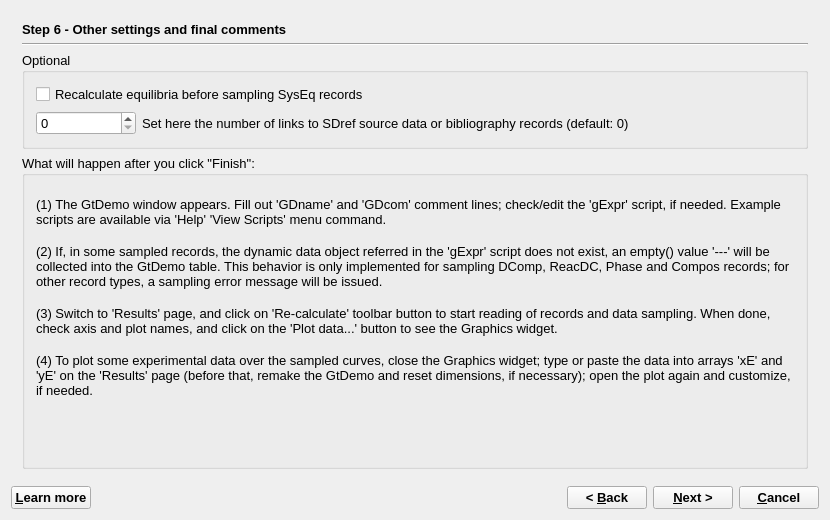
<?xml version="1.0" encoding="UTF-8"?>
<ui version="4.0">
 <class>GtDemoWizardData</class>
 <widget class="QDialog" name="GtDemoWizardData">
  <property name="windowModality">
   <enum>Qt::WindowModal</enum>
  </property>
  <property name="geometry">
   <rect>
    <x>0</x>
    <y>0</y>
    <width>830</width>
    <height>520</height>
   </rect>
  </property>
  <property name="font">
   <font>
    <pointsize>10</pointsize>
   </font>
  </property>
  <property name="windowTitle">
   <string>GEM-Selektor Proces</string>
  </property>
  <property name="modal">
   <bool>true</bool>
  </property>
  <layout class="QGridLayout" name="gridLayout_3">
   <item row="0" column="0" colspan="5">
    <widget class="QStackedWidget" name="stackedWidget">
     <property name="mouseTracking">
      <bool>false</bool>
     </property>
     <property name="acceptDrops">
      <bool>false</bool>
     </property>
     <property name="autoFillBackground">
      <bool>false</bool>
     </property>
     <property name="frameShape">
      <enum>QFrame::NoFrame</enum>
     </property>
     <property name="frameShadow">
      <enum>QFrame::Plain</enum>
     </property>
     <property name="currentIndex">
      <number>5</number>
     </property>
     <widget class="QWidget" name="page">
      <layout class="QGridLayout" name="gridLayout_2">
       <item row="0" column="0">
        <widget class="QLabel" name="pageName">
         <property name="sizePolicy">
          <sizepolicy hsizetype="Preferred" vsizetype="Fixed">
           <horstretch>0</horstretch>
           <verstretch>0</verstretch>
          </sizepolicy>
         </property>
         <property name="font">
          <font>
           <pointsize>10</pointsize>
           <bold>true</bold>
          </font>
         </property>
         <property name="text">
          <string>Step 1 - Generic tabulation and Demonstration (GtDemo) task configuration</string>
         </property>
        </widget>
       </item>
       <item row="1" column="0" colspan="2">
        <widget class="Line" name="line">
         <property name="orientation">
          <enum>Qt::Horizontal</enum>
         </property>
        </widget>
       </item>
       <item row="2" column="0">
        <widget class="QLabel" name="textLabel10">
         <property name="sizePolicy">
          <sizepolicy hsizetype="Preferred" vsizetype="Preferred">
           <horstretch>0</horstretch>
           <verstretch>0</verstretch>
          </sizepolicy>
         </property>
         <property name="frameShape">
          <enum>QFrame::NoFrame</enum>
         </property>
         <property name="frameShadow">
          <enum>QFrame::Plain</enum>
         </property>
         <property name="text">
          <string>GtDemo is a tool for sampling numbers from multiple project database records into a table that can be plotted, exported, or copy-pasted to other programs such as spreadsheets. 

In this page, select a record type to be sampled; particular existing records can be chosen in the next wizard page.

If the Process record type is chosen, only one Process record must be selected (in Step 2 wizard page); all SysEq records generated and saved by this Process will also be selectable (in wizard Step 3 page) for GtDemo sampling.

To collect different parameters and results, several GtDemo records can be created to sample the same set of database records.

To tell the GtDemo module what data objects to sample, a script must be provided in the Gexpr field. A simple initial script can be automatically  created using property- and item selection lists in Step 4 page of this wizard. Example scripts can also be found via the 'Help'  'View Scripts...' menu command.</string>
         </property>
         <property name="textFormat">
          <enum>Qt::AutoText</enum>
         </property>
         <property name="scaledContents">
          <bool>false</bool>
         </property>
         <property name="wordWrap">
          <bool>true</bool>
         </property>
         <property name="margin">
          <number>0</number>
         </property>
         <property name="openExternalLinks">
          <bool>false</bool>
         </property>
        </widget>
       </item>
       <item row="2" column="1">
        <widget class="QGroupBox" name="groupBox_7">
         <property name="title">
          <string>Select a record type </string>
         </property>
         <layout class="QVBoxLayout">
          <item>
           <widget class="QRadioButton" name="psIC">
            <property name="text">
             <string>&amp;IComp</string>
            </property>
            <property name="shortcut">
             <string>Alt+I</string>
            </property>
            <property name="checked">
             <bool>false</bool>
            </property>
           </widget>
          </item>
          <item>
           <widget class="QRadioButton" name="psDC">
            <property name="text">
             <string>D&amp;Comp</string>
            </property>
            <property name="shortcut">
             <string>Alt+C</string>
            </property>
            <property name="checked">
             <bool>false</bool>
            </property>
           </widget>
          </item>
          <item>
           <widget class="QRadioButton" name="psRE">
            <property name="text">
             <string>&amp;ReacDC</string>
            </property>
            <property name="shortcut">
             <string>Alt+R</string>
            </property>
            <property name="checked">
             <bool>false</bool>
            </property>
           </widget>
          </item>
          <item>
           <widget class="QRadioButton" name="psRP">
            <property name="text">
             <string>R&amp;TParm</string>
            </property>
            <property name="shortcut">
             <string>Alt+T</string>
            </property>
            <property name="checked">
             <bool>false</bool>
            </property>
           </widget>
          </item>
          <item>
           <widget class="QRadioButton" name="psPH">
            <property name="text">
             <string>P&amp;hase</string>
            </property>
            <property name="shortcut">
             <string>Alt+H</string>
            </property>
            <property name="checked">
             <bool>false</bool>
            </property>
           </widget>
          </item>
          <item>
           <widget class="QRadioButton" name="psBC">
            <property name="text">
             <string>C&amp;ompos</string>
            </property>
            <property name="shortcut">
             <string>Alt+O</string>
            </property>
            <property name="checked">
             <bool>false</bool>
            </property>
           </widget>
          </item>
          <item>
           <widget class="QRadioButton" name="psST">
            <property name="text">
             <string>&amp;SysEq</string>
            </property>
            <property name="shortcut">
             <string>Alt+S</string>
            </property>
            <property name="checked">
             <bool>true</bool>
            </property>
           </widget>
          </item>
          <item>
           <widget class="QRadioButton" name="psPE">
            <property name="text">
             <string>&amp;Process</string>
            </property>
            <property name="shortcut">
             <string>Alt+P</string>
            </property>
           </widget>
          </item>
          <item>
           <widget class="QLabel" name="textLabel1_3">
            <property name="text">
             <string>Under Construction</string>
            </property>
            <property name="wordWrap">
             <bool>false</bool>
            </property>
           </widget>
          </item>
          <item>
           <widget class="QRadioButton" name="psUT">
            <property name="enabled">
             <bool>false</bool>
            </property>
            <property name="text">
             <string>&amp;DualTh</string>
            </property>
            <property name="shortcut">
             <string>Alt+D</string>
            </property>
           </widget>
          </item>
          <item>
           <widget class="QRadioButton" name="psPB">
            <property name="enabled">
             <bool>false</bool>
            </property>
            <property name="text">
             <string>&amp;UnSpace</string>
            </property>
            <property name="shortcut">
             <string>Alt+U</string>
            </property>
            <property name="checked">
             <bool>false</bool>
            </property>
           </widget>
          </item>
          <item>
           <widget class="QRadioButton" name="psTR">
            <property name="enabled">
             <bool>false</bool>
            </property>
            <property name="text">
             <string>&amp;GEM2MT</string>
            </property>
            <property name="shortcut">
             <string>Alt+G</string>
            </property>
           </widget>
          </item>
         </layout>
        </widget>
       </item>
      </layout>
     </widget>
     <widget class="QWidget" name="page_6">
      <layout class="QGridLayout" name="gridLayout_4">
       <item row="4" column="0">
        <widget class="QToolButton" name="bPrFilter">
         <property name="text">
          <string>...</string>
         </property>
         <property name="icon">
          <iconset resource="../GUI.qrc">
           <normaloff>:/menu/Icons/SetKeyTemplateIcon.png</normaloff>:/menu/Icons/SetKeyTemplateIcon.png</iconset>
         </property>
        </widget>
       </item>
       <item row="4" column="1" colspan="2">
        <widget class="QLineEdit" name="linePrFilter">
         <property name="readOnly">
          <bool>true</bool>
         </property>
        </widget>
       </item>
       <item row="0" column="0" colspan="2">
        <widget class="QLabel" name="label_5">
         <property name="sizePolicy">
          <sizepolicy hsizetype="Preferred" vsizetype="Fixed">
           <horstretch>0</horstretch>
           <verstretch>0</verstretch>
          </sizepolicy>
         </property>
         <property name="font">
          <font>
           <pointsize>10</pointsize>
           <bold>true</bold>
          </font>
         </property>
         <property name="text">
          <string>Step 2 - Selection of Process record</string>
         </property>
        </widget>
       </item>
       <item row="2" column="2">
        <widget class="QCheckBox" name="checkPrFull">
         <property name="sizePolicy">
          <sizepolicy hsizetype="Maximum" vsizetype="Fixed">
           <horstretch>0</horstretch>
           <verstretch>0</verstretch>
          </sizepolicy>
         </property>
         <property name="text">
          <string>Full-list selection</string>
         </property>
        </widget>
       </item>
       <item row="1" column="0" colspan="3">
        <widget class="Line" name="line_6">
         <property name="orientation">
          <enum>Qt::Horizontal</enum>
         </property>
        </widget>
       </item>
       <item row="2" column="0" colspan="2">
        <widget class="QLabel" name="label_32">
         <property name="text">
          <string>To (re)select Process record, activate the 'Full-list selection' checkbox; toggle it back to see only the selected record again. Use the filtering settings below to show only relevant records. The SysEq records generated by the selected Process (if present) wil be shown for selection in Step 3 wizard page.</string>
         </property>
         <property name="wordWrap">
          <bool>true</bool>
         </property>
        </widget>
       </item>
      </layout>
     </widget>
     <widget class="QWidget" name="page_5">
      <layout class="QGridLayout" name="gridLayout_5">
       <item row="3" column="2" colspan="2">
        <widget class="QPushButton" name="bSelectAll">
         <property name="text">
          <string>Select all</string>
         </property>
        </widget>
       </item>
       <item row="2" column="3" colspan="2">
        <widget class="QCheckBox" name="checkFull">
         <property name="text">
          <string>Full-list selection</string>
         </property>
        </widget>
       </item>
       <item row="3" column="4">
        <widget class="QPushButton" name="bClearAll">
         <property name="text">
          <string>Clear selection</string>
         </property>
        </widget>
       </item>
       <item row="3" column="1">
        <widget class="QLineEdit" name="lineFilter">
         <property name="readOnly">
          <bool>true</bool>
         </property>
        </widget>
       </item>
       <item row="1" column="0" colspan="5">
        <widget class="Line" name="line_7">
         <property name="orientation">
          <enum>Qt::Horizontal</enum>
         </property>
        </widget>
       </item>
       <item row="3" column="0">
        <widget class="QToolButton" name="bFilter">
         <property name="text">
          <string>...</string>
         </property>
         <property name="icon">
          <iconset resource="../GUI.qrc">
           <normaloff>:/menu/Icons/SetKeyTemplateIcon.png</normaloff>:/menu/Icons/SetKeyTemplateIcon.png</iconset>
         </property>
        </widget>
       </item>
       <item row="0" column="0" colspan="5">
        <widget class="QLabel" name="label_6">
         <property name="sizePolicy">
          <sizepolicy hsizetype="Preferred" vsizetype="Fixed">
           <horstretch>0</horstretch>
           <verstretch>0</verstretch>
          </sizepolicy>
         </property>
         <property name="font">
          <font>
           <pointsize>10</pointsize>
           <bold>true</bold>
          </font>
         </property>
         <property name="text">
          <string>Step 3 - Selection of some or all record keys for data sampling</string>
         </property>
        </widget>
       </item>
       <item row="2" column="0" colspan="3">
        <widget class="QLabel" name="label_33">
         <property name="text">
          <string>To (re)select keys of records to be sampled to GtDemo table, activate the 'Full-list selection' checkbox; toggle it back to see only the selected records again. Use the filtering settings below to show only relevant records. </string>
         </property>
         <property name="wordWrap">
          <bool>true</bool>
         </property>
        </widget>
       </item>
      </layout>
     </widget>
     <widget class="QWidget" name="page_3">
      <layout class="QVBoxLayout" name="verticalLayout_2">
       <item>
        <widget class="QLabel" name="label_7">
         <property name="sizePolicy">
          <sizepolicy hsizetype="Preferred" vsizetype="Fixed">
           <horstretch>0</horstretch>
           <verstretch>0</verstretch>
          </sizepolicy>
         </property>
         <property name="font">
          <font>
           <pointsize>10</pointsize>
           <bold>true</bold>
          </font>
         </property>
         <property name="text">
          <string>Step 4 - Selection of items to sample/plot script (to retain the old script, just click 'Next &gt;' )</string>
         </property>
        </widget>
       </item>
      </layout>
     </widget>
     <widget class="QWidget" name="page_2">
      <layout class="QVBoxLayout" name="verticalLayout_3">
       <item>
        <widget class="QLabel" name="label">
         <property name="sizePolicy">
          <sizepolicy hsizetype="Preferred" vsizetype="Fixed">
           <horstretch>0</horstretch>
           <verstretch>0</verstretch>
          </sizepolicy>
         </property>
         <property name="font">
          <font>
           <pointsize>10</pointsize>
           <bold>true</bold>
          </font>
         </property>
         <property name="text">
          <string>Step 5 - Set or change Important data object dimensions (for advanced users)</string>
         </property>
        </widget>
       </item>
       <item>
        <widget class="Line" name="line_2">
         <property name="orientation">
          <enum>Qt::Horizontal</enum>
         </property>
        </widget>
       </item>
       <item>
        <widget class="QLabel" name="label_2">
         <property name="text">
          <string>Spin boxes below define the dynamic memory configuration for this GtDemo data sampler.

Optional 'gd_wc' vector and 'gQp' table can be allocated to store intermediate values used in the 'gExpr' sampling script for the data recalculation.

Optional 'xE', 'yE' arrays can be used to plot the experimental data over sampled values. </string>
         </property>
         <property name="wordWrap">
          <bool>true</bool>
         </property>
        </widget>
       </item>
       <item>
        <widget class="QGroupBox" name="groupBox_4">
         <property name="title">
          <string>Dimensions of sampled, intermediate, and experimental data</string>
         </property>
         <layout class="QGridLayout" name="gridLayout">
          <item row="0" column="0">
           <widget class="QSpinBox" name="pGraphY">
            <property name="sizePolicy">
             <sizepolicy hsizetype="Fixed" vsizetype="Fixed">
              <horstretch>0</horstretch>
              <verstretch>0</verstretch>
             </sizepolicy>
            </property>
            <property name="minimumSize">
             <size>
              <width>50</width>
              <height>0</height>
             </size>
            </property>
            <property name="minimum">
             <number>0</number>
            </property>
            <property name="maximum">
             <number>2000</number>
            </property>
            <property name="value">
             <number>1</number>
            </property>
           </widget>
          </item>
          <item row="0" column="1">
           <widget class="QLabel" name="TextLabel1_2">
            <property name="text">
             <string>Number of columns in the 'y0' table (from 1 to 2000) to keep the data sampled by the 'gExpr' math script. Number of rows in 'y0' table will correspond to the total number of sampled records.</string>
            </property>
            <property name="alignment">
             <set>Qt::AlignVCenter</set>
            </property>
            <property name="wordWrap">
             <bool>true</bool>
            </property>
            <property name="buddy">
             <cstring>pGraphY</cstring>
            </property>
           </widget>
          </item>
          <item row="1" column="0">
           <widget class="QSpinBox" name="pGraphX">
            <property name="sizePolicy">
             <sizepolicy hsizetype="Fixed" vsizetype="Fixed">
              <horstretch>0</horstretch>
              <verstretch>0</verstretch>
             </sizepolicy>
            </property>
            <property name="minimumSize">
             <size>
              <width>50</width>
              <height>0</height>
             </size>
            </property>
            <property name="minimum">
             <number>0</number>
            </property>
            <property name="maximum">
             <number>60</number>
            </property>
            <property name="value">
             <number>1</number>
            </property>
           </widget>
          </item>
          <item row="1" column="1">
           <widget class="QLabel" name="TextLabel1_3">
            <property name="text">
             <string>Number of columns in the 'x0' table (from 1 to 20) to keep the data sampled by the 'gExpr' math script. Number of rows in 'x0' table will correspond to the total number of sampled records.</string>
            </property>
            <property name="alignment">
             <set>Qt::AlignVCenter</set>
            </property>
            <property name="wordWrap">
             <bool>true</bool>
            </property>
            <property name="buddy">
             <cstring>pGraphY</cstring>
            </property>
           </widget>
          </item>
          <item row="2" column="0">
           <widget class="QSpinBox" name="pNwc">
            <property name="sizePolicy">
             <sizepolicy hsizetype="Fixed" vsizetype="Fixed">
              <horstretch>0</horstretch>
              <verstretch>0</verstretch>
             </sizepolicy>
            </property>
            <property name="minimumSize">
             <size>
              <width>50</width>
              <height>0</height>
             </size>
            </property>
            <property name="minimum">
             <number>0</number>
            </property>
            <property name="maximum">
             <number>999</number>
            </property>
            <property name="value">
             <number>1</number>
            </property>
           </widget>
          </item>
          <item row="2" column="1">
           <widget class="QLabel" name="TextLabel1">
            <property name="text">
             <string>Optional: number of cells in 'gd_wc' vector for intermediate data. Default: 1.</string>
            </property>
            <property name="alignment">
             <set>Qt::AlignVCenter</set>
            </property>
            <property name="wordWrap">
             <bool>true</bool>
            </property>
            <property name="buddy">
             <cstring>pNwc</cstring>
            </property>
           </widget>
          </item>
          <item row="3" column="0">
           <widget class="QSpinBox" name="pNqp">
            <property name="sizePolicy">
             <sizepolicy hsizetype="Fixed" vsizetype="Fixed">
              <horstretch>0</horstretch>
              <verstretch>0</verstretch>
             </sizepolicy>
            </property>
            <property name="minimumSize">
             <size>
              <width>50</width>
              <height>0</height>
             </size>
            </property>
            <property name="minimum">
             <number>0</number>
            </property>
            <property name="maximum">
             <number>20</number>
            </property>
            <property name="value">
             <number>0</number>
            </property>
           </widget>
          </item>
          <item row="3" column="1">
           <widget class="QLabel" name="TextLabel2">
            <property name="text">
             <string>Optional: Number of columns in 'gQp' table for intermediate data. Default: 0. Number of rows in 'gQp' table will correspond to the total number of sampled records.</string>
            </property>
            <property name="alignment">
             <set>Qt::AlignVCenter</set>
            </property>
            <property name="wordWrap">
             <bool>true</bool>
            </property>
            <property name="buddy">
             <cstring>pNqp</cstring>
            </property>
           </widget>
          </item>
          <item row="4" column="0">
           <widget class="QSpinBox" name="pELine">
            <property name="sizePolicy">
             <sizepolicy hsizetype="Fixed" vsizetype="Fixed">
              <horstretch>0</horstretch>
              <verstretch>0</verstretch>
             </sizepolicy>
            </property>
            <property name="minimumSize">
             <size>
              <width>50</width>
              <height>0</height>
             </size>
            </property>
            <property name="minimum">
             <number>0</number>
            </property>
            <property name="maximum">
             <number>1000</number>
            </property>
           </widget>
          </item>
          <item row="4" column="1">
           <widget class="QLabel" name="TextLabel1_2_2">
            <property name="text">
             <string>Optional: Number of rows in 'xE', 'yE' arrays (0 to 1000). Default: 0 (not allocated).</string>
            </property>
            <property name="alignment">
             <set>Qt::AlignVCenter</set>
            </property>
            <property name="wordWrap">
             <bool>true</bool>
            </property>
            <property name="buddy">
             <cstring>pELine</cstring>
            </property>
           </widget>
          </item>
          <item row="5" column="0">
           <widget class="QSpinBox" name="pECol">
            <property name="sizePolicy">
             <sizepolicy hsizetype="Fixed" vsizetype="Fixed">
              <horstretch>0</horstretch>
              <verstretch>0</verstretch>
             </sizepolicy>
            </property>
            <property name="minimumSize">
             <size>
              <width>50</width>
              <height>0</height>
             </size>
            </property>
            <property name="minimum">
             <number>0</number>
            </property>
            <property name="maximum">
             <number>100</number>
            </property>
            <property name="value">
             <number>1</number>
            </property>
           </widget>
          </item>
          <item row="5" column="1">
           <widget class="QLabel" name="TextLabel1_2_2_2">
            <property name="text">
             <string>Optional: Number of columns in 'yE' array (0 to 100). Default: 1.</string>
            </property>
            <property name="wordWrap">
             <bool>true</bool>
            </property>
            <property name="buddy">
             <cstring>pECol</cstring>
            </property>
           </widget>
          </item>
         </layout>
        </widget>
       </item>
      </layout>
     </widget>
     <widget class="QWidget" name="page_4">
      <layout class="QVBoxLayout" name="verticalLayout_4">
       <item>
        <widget class="QLabel" name="label_3">
         <property name="sizePolicy">
          <sizepolicy hsizetype="Preferred" vsizetype="Fixed">
           <horstretch>0</horstretch>
           <verstretch>0</verstretch>
          </sizepolicy>
         </property>
         <property name="font">
          <font>
           <pointsize>10</pointsize>
           <bold>true</bold>
          </font>
         </property>
         <property name="text">
          <string>Step 6 - Other settings and final comments</string>
         </property>
        </widget>
       </item>
       <item>
        <widget class="Line" name="line_4">
         <property name="orientation">
          <enum>Qt::Horizontal</enum>
         </property>
        </widget>
       </item>
       <item>
        <widget class="QGroupBox" name="groupBox_5">
         <property name="sizePolicy">
          <sizepolicy hsizetype="Preferred" vsizetype="Maximum">
           <horstretch>0</horstretch>
           <verstretch>0</verstretch>
          </sizepolicy>
         </property>
         <property name="title">
          <string>Optional</string>
         </property>
         <layout class="QGridLayout" name="gridLayout_6">
          <item row="1" column="0">
           <widget class="QSpinBox" name="spinBox18">
            <property name="sizePolicy">
             <sizepolicy hsizetype="Fixed" vsizetype="Fixed">
              <horstretch>0</horstretch>
              <verstretch>0</verstretch>
             </sizepolicy>
            </property>
            <property name="minimumSize">
             <size>
              <width>100</width>
              <height>0</height>
             </size>
            </property>
            <property name="maximum">
             <number>4</number>
            </property>
           </widget>
          </item>
          <item row="1" column="1">
           <widget class="QLabel" name="textLabel11">
            <property name="sizePolicy">
             <sizepolicy hsizetype="Preferred" vsizetype="Preferred">
              <horstretch>0</horstretch>
              <verstretch>0</verstretch>
             </sizepolicy>
            </property>
            <property name="text">
             <string>Set here the number of links to SDref source data or bibliography records (default: 0)</string>
            </property>
            <property name="wordWrap">
             <bool>false</bool>
            </property>
            <property name="buddy">
             <cstring>spinBox18</cstring>
            </property>
           </widget>
          </item>
          <item row="0" column="0" colspan="2">
           <widget class="QCheckBox" name="calcSys">
            <property name="text">
             <string>Recalculate equilibria before sampling SysEq records</string>
            </property>
           </widget>
          </item>
         </layout>
        </widget>
       </item>
       <item>
        <widget class="QGroupBox" name="groupBox_6">
         <property name="title">
          <string>What will happen after you click &quot;Finish&quot;:</string>
         </property>
         <layout class="QVBoxLayout" name="verticalLayout">
          <item>
           <widget class="QLabel" name="textLabel13">
            <property name="text">
             <string>(1) The GtDemo window appears. Fill out 'GDname' and 'GDcom' comment lines; check/edit the 'gExpr' script, if needed. Example scripts are available via 'Help' 'View Scripts' menu command.</string>
            </property>
            <property name="alignment">
             <set>Qt::AlignVCenter</set>
            </property>
            <property name="wordWrap">
             <bool>true</bool>
            </property>
           </widget>
          </item>
          <item>
           <widget class="QLabel" name="textLabel12">
            <property name="text">
             <string>(2) If, in some sampled records, the dynamic data object referred in the 'gExpr' script does not exist, an empty() value '---' will be collected into the GtDemo table. This behavior is only implemented for sampling DComp, ReacDC, Phase and Compos records; for other record types, a sampling error message will be issued.</string>
            </property>
            <property name="alignment">
             <set>Qt::AlignVCenter</set>
            </property>
            <property name="wordWrap">
             <bool>true</bool>
            </property>
           </widget>
          </item>
          <item>
           <widget class="QLabel" name="textLabel14">
            <property name="text">
             <string>(3) Switch to 'Results' page, and click on 'Re-calculate' toolbar button to start reading of records and data sampling. When done, check axis and plot names, and click on the 'Plot data...' button to see the Graphics widget.</string>
            </property>
            <property name="alignment">
             <set>Qt::AlignVCenter</set>
            </property>
            <property name="wordWrap">
             <bool>true</bool>
            </property>
           </widget>
          </item>
          <item>
           <widget class="QLabel" name="textLabel15">
            <property name="text">
             <string>(4) To plot some experimental data over the sampled curves, close the Graphics widget; type or paste the data into arrays 'xE' and 'yE' on the 'Results' page (before that, remake the GtDemo and reset dimensions, if necessary); open the plot again and customize, if needed.</string>
            </property>
            <property name="alignment">
             <set>Qt::AlignVCenter</set>
            </property>
            <property name="wordWrap">
             <bool>true</bool>
            </property>
           </widget>
          </item>
          <item>
           <widget class="QLabel" name="textLabel13_2">
            <property name="text">
             <string/>
            </property>
            <property name="alignment">
             <set>Qt::AlignVCenter</set>
            </property>
            <property name="wordWrap">
             <bool>true</bool>
            </property>
           </widget>
          </item>
         </layout>
        </widget>
       </item>
      </layout>
     </widget>
    </widget>
   </item>
   <item row="1" column="0">
    <widget class="QPushButton" name="pHelp">
     <property name="font">
      <font>
       <pointsize>10</pointsize>
       <bold>true</bold>
      </font>
     </property>
     <property name="text">
      <string>&amp;Learn more</string>
     </property>
     <property name="shortcut">
      <string>F1</string>
     </property>
    </widget>
   </item>
   <item row="1" column="1">
    <spacer name="sp_1">
     <property name="orientation">
      <enum>Qt::Horizontal</enum>
     </property>
     <property name="sizeHint" stdset="0">
      <size>
       <width>353</width>
       <height>20</height>
      </size>
     </property>
    </spacer>
   </item>
   <item row="1" column="2">
    <widget class="QPushButton" name="pBack">
     <property name="font">
      <font>
       <pointsize>10</pointsize>
       <bold>true</bold>
      </font>
     </property>
     <property name="text">
      <string>&lt; &amp;Back</string>
     </property>
    </widget>
   </item>
   <item row="1" column="3">
    <widget class="QPushButton" name="pNext">
     <property name="font">
      <font>
       <pointsize>10</pointsize>
       <bold>true</bold>
      </font>
     </property>
     <property name="text">
      <string>&amp;Next &gt;</string>
     </property>
    </widget>
   </item>
   <item row="1" column="4">
    <widget class="QPushButton" name="pCancel">
     <property name="font">
      <font>
       <pointsize>10</pointsize>
       <bold>true</bold>
      </font>
     </property>
     <property name="text">
      <string>&amp;Cancel</string>
     </property>
    </widget>
   </item>
  </layout>
 </widget>
 <layoutdefault spacing="6" margin="11"/>
 <tabstops>
  <tabstop>psIC</tabstop>
  <tabstop>psDC</tabstop>
  <tabstop>psRE</tabstop>
  <tabstop>psRP</tabstop>
  <tabstop>psPH</tabstop>
  <tabstop>psBC</tabstop>
  <tabstop>psST</tabstop>
  <tabstop>psPE</tabstop>
  <tabstop>psUT</tabstop>
  <tabstop>psPB</tabstop>
  <tabstop>psTR</tabstop>
  <tabstop>pGraphY</tabstop>
  <tabstop>pNwc</tabstop>
  <tabstop>pNqp</tabstop>
  <tabstop>pELine</tabstop>
  <tabstop>pECol</tabstop>
  <tabstop>pHelp</tabstop>
  <tabstop>pBack</tabstop>
  <tabstop>pNext</tabstop>
  <tabstop>pCancel</tabstop>
 </tabstops>
 <resources>
  <include location="../GUI.qrc"/>
 </resources>
 <connections/>
</ui>
